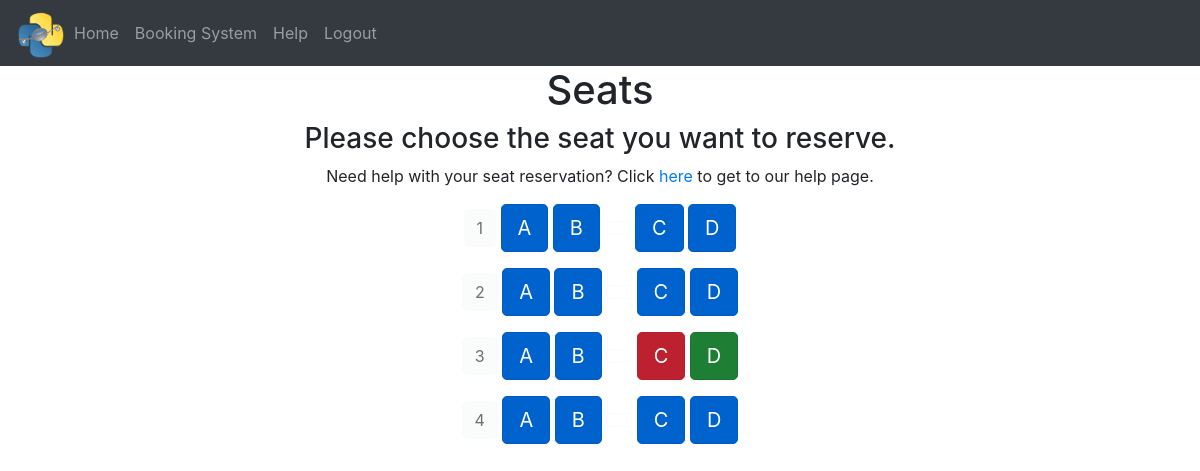
/flight/4 (signed in), run on an earlier commit of the app's database.
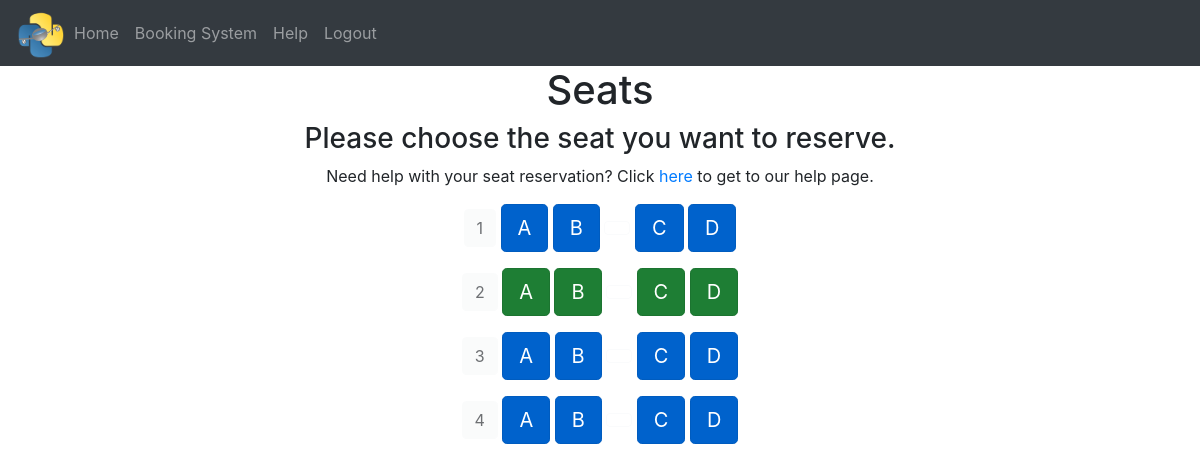
And on a later commit of the database.
### website/models.py (models this page shows)
class Seat(db.Model):
    id = db.Column(db.Integer, primary_key=True)
    seat_flight = db.Column(db.String(10))
    seat_row = db.Column(db.String(5))
    seat_column = db.Column(db.String(5))
    seat_status = db.Column(db.String(10))
    seat_type = db.Column(db.String(10))
    seat_unique = db.Column(db.String(20), unique=True)
    user_id = db.Column(db.Integer, db.ForeignKey('user.id'))

### website/views.py (the view)
@views.route('/flight/<int:flights>', methods=['GET'])
@login_required
def flight(flights):
    seat_to_render = Seat.query.filter_by(seat_flight=flights)
    row_number = Seat.query.filter_by(seat_flight=flights, seat_column='A').all()
    list_of_rows = []
    for i in range(len(row_number)+1):
        row = Seat.query.filter_by(seat_flight=flights, seat_row=i)
        list_of_rows.append(row)
    return render_template('seats.html', user=current_user, seat_to_render=seat_to_render, list_of_rows=list_of_rows)

### website/__init__.py (called while the page is built)
def create_app():
    from .views import views
    from .auth import auth
    from .admin import admins
    from .models import User, Seat
    app = Flask(__name__)
    app.config['SECRET_KEY'] = 'secret'
    app.config['SQLALCHEMY_DATABASE_URI'] = f'sqlite:///{DB_NAME}'
    app.config['FLASK_ADMIN_SWATCH'] = 'cerulean'
    app.register_blueprint(views, url_prefix='/')
    app.register_blueprint(auth, url_prefix='/')
    app.register_blueprint(admins, url_prefix='/admin-area')
    db.init_app(app)
    create_database(app)
    login_manager = LoginManager()
    login_manager.login_view = 'auth.login'
    login_manager.init_app(app)
    @login_manager.user_loader
    def load_user(id):
        return User.query.get(int(id))
    return app

### website/templates/seats.html (shortened to what this page needs)
{% extends "base.html" %} {% block title %}Seats{% endblock %}
{% block content%}
<form method="POST">
<h1 align="center">Seats</h1>
	<h3 align="center">Please choose the seat you want to reserve. </h3>
	<p align="center">Need help with your seat reservation? Click
	<a href="/help" class="link-primary">here </a>
	to get to our help page. </p>
	{% for element in list_of_rows %}
	<div class="container" align="center">
		{% for seat in element %}
		{% if seat.seat_column == 'A' %}
		<span class="btn btn-light active disabled" >{{seat.seat_row}}</span>
		{% endif %}
		{% if seat.seat_type == 'Aisle_Left' %}
		{% if seat.seat_status == 'True' %}
		<a type="button" class="btn btn-primary btn-lg active" role="button" aria-pressed="true" data-toggle="modal" data-target="#ReserveModal{{seat.id}}" href="{{url_for('views.booking_seat', id=seat.id, flights=seat.seat_flight)}}">{{seat.seat_column}}</a>
		<button type="button" class="btn btn-outline-light" disabled></button>
		{% elif seat.user_id == current_user.id%}
		<a type="button" class="btn btn-success btn-lg active" role="button" aria-pressed="true" data-toggle="modal" data-target="#CancelModal{{seat.id}}" href="{{url_for('views.cancel_seat', id=seat.id, flights=seat.seat_flight)}}">{{seat.seat_column}}</a>
		<button type="button" class="btn btn-outline-light" disabled></button>
		{% elif seat.seat_status == 'False' %}
		<a type="button" class="btn btn-danger btn-lg active" role="button" aria-pressed="true">{{seat.seat_column}}</a>
		<button type="button" class="btn btn-outline-light" disabled></button>
		{% endif %}
		{% elif seat.seat_status == 'True' %}
		<a type="button" href="{{url_for('views.booking_seat', id=seat.id, flights=seat.seat_flight)}}" class="btn btn-primary btn-lg active" role="button" aria-pressed="true" data-toggle="modal" data-target="#ReserveModal{{seat.id}}">{{seat.seat_column}}</a>
		{% elif seat.user_id == current_user.id%}
		<a type="button" class="btn btn-success btn-lg active" role="button" aria-pressed="true" data-toggle="modal" data-target="#CancelModal{{seat.id}}" href="{{url_for('views.cancel_seat', id=seat.id, flights=seat.seat_flight)}}">{{seat.seat_column}}</a>
		{% elif seat.seat_status == 'False' %}
		<a type="button" class="btn btn-danger btn-lg active" role="button" aria-pressed="true">{{seat.seat_column}}</a>
		{% endif %}
		{% endfor %}
		</div>
		{% endfor %}
{% endblock %}

What changed in the data, as far as the page shows it:
changed Seat (number 5 of 16 on the later page): seat_status "True" → "False" (drawn)
changed Seat (number 6 of 16 on the later page): seat_status "True" → "False" (drawn)
changed Seat (number 7 of 16 on the later page): seat_status "True" → "False" (drawn)
changed Seat (number 8 of 16 on the later page): seat_status "True" → "False" (drawn)
changed Seat (number 11 of 16 on the later page): seat_status "False" → "True" (drawn)
changed Seat (number 12 of 16 on the later page): seat_status "False" → "True" (drawn)
Also different on the page:
list line gone: "A"
new list line: "A"
list line gone: "B"
new list line: "B"
list line gone: "C"
new list line: "C"
list line gone: "D"
new list line: "D"
